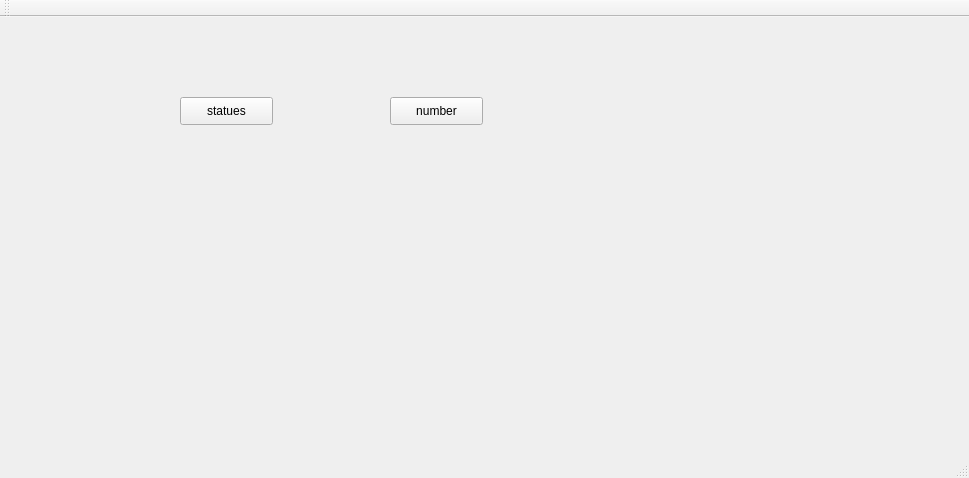
<?xml version="1.0" encoding="UTF-8"?>
<ui version="4.0">
 <class>MainWindow</class>
 <widget class="QMainWindow" name="MainWindow">
  <property name="geometry">
   <rect>
    <x>0</x>
    <y>0</y>
    <width>969</width>
    <height>478</height>
   </rect>
  </property>
  <property name="windowTitle">
   <string>MainWindow</string>
  </property>
  <widget class="QWidget" name="centralWidget">
   <widget class="QPushButton" name="pushButton">
    <property name="geometry">
     <rect>
      <x>180</x>
      <y>80</y>
      <width>93</width>
      <height>28</height>
     </rect>
    </property>
    <property name="text">
     <string>statues</string>
    </property>
   </widget>
   <widget class="QPushButton" name="pushButton_2">
    <property name="geometry">
     <rect>
      <x>390</x>
      <y>80</y>
      <width>93</width>
      <height>28</height>
     </rect>
    </property>
    <property name="text">
     <string>number</string>
    </property>
   </widget>
  </widget>
  <widget class="QMenuBar" name="menuBar">
   <property name="geometry">
    <rect>
     <x>0</x>
     <y>0</y>
     <width>969</width>
     <height>26</height>
    </rect>
   </property>
  </widget>
  <widget class="QToolBar" name="mainToolBar">
   <attribute name="toolBarArea">
    <enum>TopToolBarArea</enum>
   </attribute>
   <attribute name="toolBarBreak">
    <bool>false</bool>
   </attribute>
  </widget>
  <widget class="QStatusBar" name="statusBar"/>
 </widget>
 <layoutdefault spacing="6" margin="11"/>
 <resources/>
 <connections/>
</ui>
